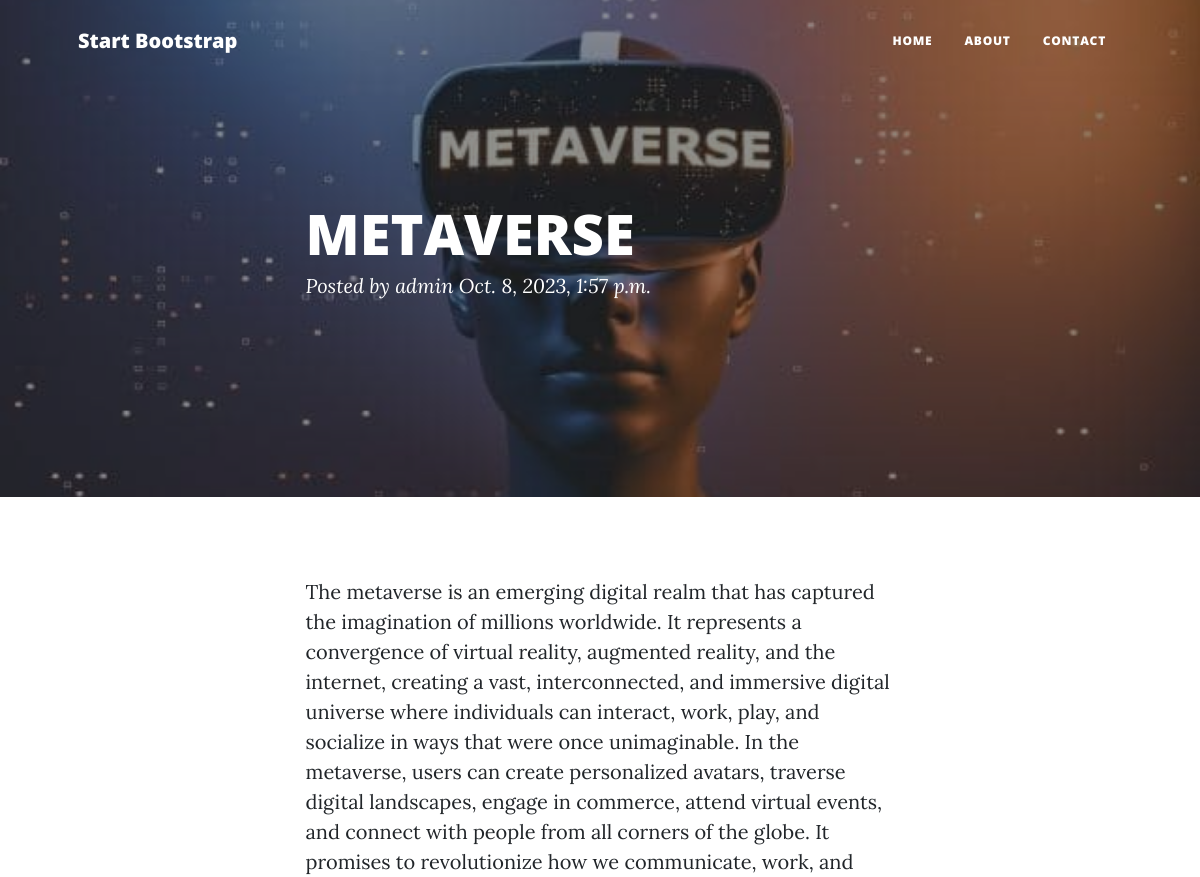
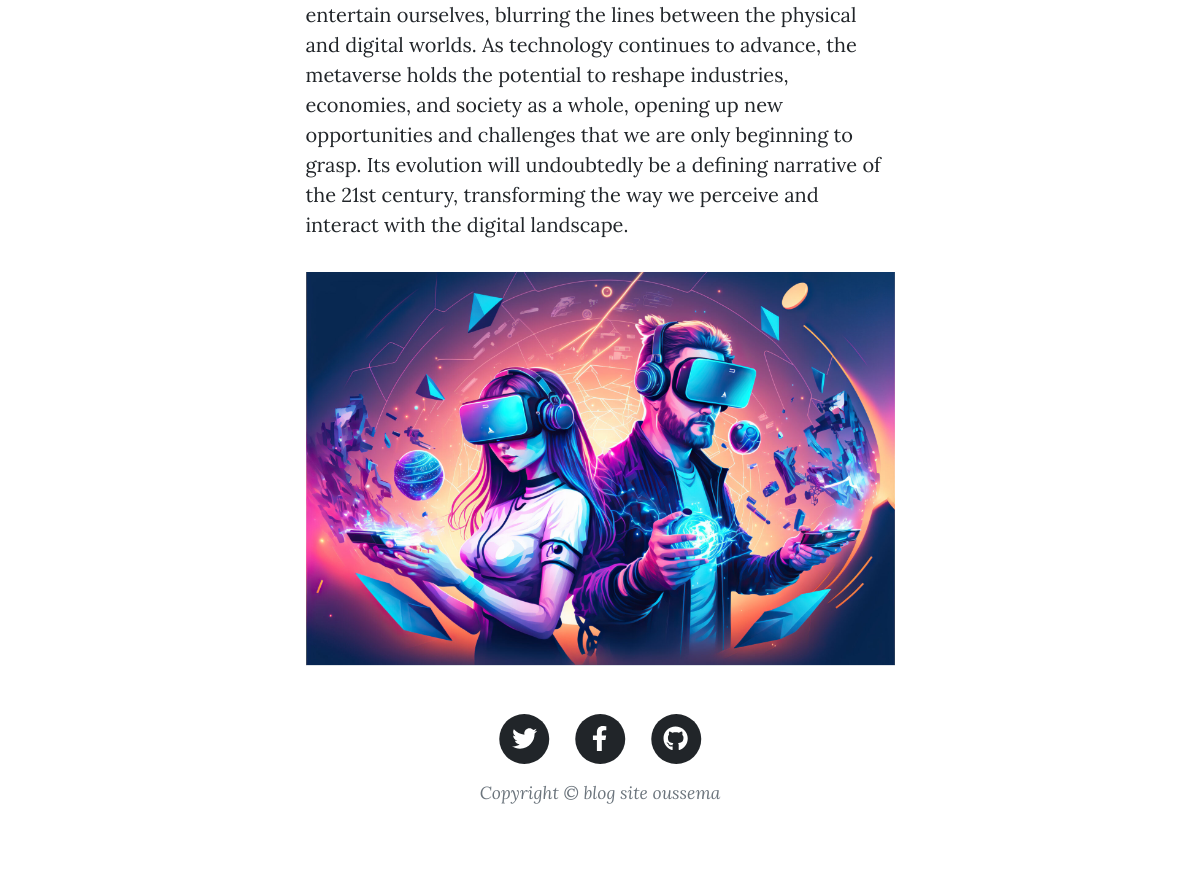
Page /post/6/ on the committed database (2 pictures, top to bottom).
### blog/models.py (models this page shows, shortened)
class Post(models.Model):
    class Status(models.TextChoices):
        DRAFT=('DF','Draft')
        PUBLISHED=('PB','Published')
    title=models.CharField(max_length=250)
    slug=models.SlugField(max_length=250)
    author=models.ForeignKey(User,on_delete=models.CASCADE)
    bg_image=models.ImageField(upload_to='images/%Y/%m/%d/background_image')
    post_image=models.ImageField(upload_to='images/%Y/%m/%d/post_image')
    body=models.TextField()
    created_at=models.DateTimeField(auto_now_add=True)
    upload_at=models.DateTimeField(auto_now=True)
    publish=models.DateTimeField(default=timezone.now)
    status=models.CharField(max_length=2,choices=Status.choices,default=Status.DRAFT)
    class Meta:
        ordering=['-publish']
        indexes=[
            models.Index(fields=['-publish'])
        ]

### blog/views.py (the view)
# urls.py: path('post/<int:id>/',views.post_detail,name='blog_post'),
def post_detail(request,id):
    post = get_object_or_404(Post, id=id, status=Post.Status.PUBLISHED)
    context = {
        'post': post,  # Add the 'post' object to the context
    }
    return render(request, 'blog/post_detail.html', context)

### blog/templates/blog/post_detail.html (shortened to what this page needs)
{% load static %}
<!DOCTYPE html>
<html lang="en">
    <head>
        <link href="{% static 'css/styles.css' %}" rel="stylesheet" />
    </head>
    <body>
        {% include "inc/navbar.html" %}
          {% if post.bg_image %}
          <header class="masthead" style="background-image: url('{{post.bg_image.url}}')">
          {% else %}
          <header class="masthead" style="background-image: url('{% static 'assets/img/post-sample-image.jpg' %}')">
          {% endif %}
            <div class="container position-relative px-4 px-lg-5">
                <div class="row gx-4 gx-lg-5 justify-content-center">
                    <div class="col-md-10 col-lg-8 col-xl-7">
                        <div class="post-heading">
                            <h1>{{post.title}}</h1>
                            <span class="meta">
                                Posted by
                                <a href="#!">{{post.author.first_name|capfirst|default:post.author.username}}</a>
                                {{post.publish}}
                            </span>
                        </div>
                    </div>
                </div>
            </div>
        </header>
        <article class="mb-4">
            <div class="container px-4 px-lg-5">
                <div class="row gx-4 gx-lg-5 justify-content-center">
                    <div class="col-md-10 col-lg-8 col-xl-7">
                       <p>
                        {{post.body}}
                       </p>
                       {% if post.post_image %}
                       <a href="#!"><img class="img-fluid" src="{{post.post_image.url}}" alt="..." /></a>
                       {% else %}
                       <a href="#!"><img class="img-fluid" src="{% static '{{post.post_image.url}}' %}" alt="..." /></a>
                       {% endif %}
         {% include "inc/footer.html" %}
    </body>
</html>

### rows in the picture
Post: bg_image (picture), title "METAVERSE", author.first_name "admin", publish "Oct. 8, 2023, 1:57 p.m.", body "The metaverse is an emerging digital realm that has captured the imagination of millions worldwide. It represents a convergence of virtual reality, augmented reality, and the internet, creating a vast, interconnected, and immersive digital universe where individuals can interact, work, play, and socialize in ways that were once unimaginable. In the metaverse, users can create personalized avatars, traverse digital landscapes, engage in commerce, attend virtual events, and connect with people from all corners of the globe. It promises to revolutionize how we communicate, work, and entertain ourselves, blurring the lines between the physical and digital worlds. As technology continues to…", post_image (picture)
